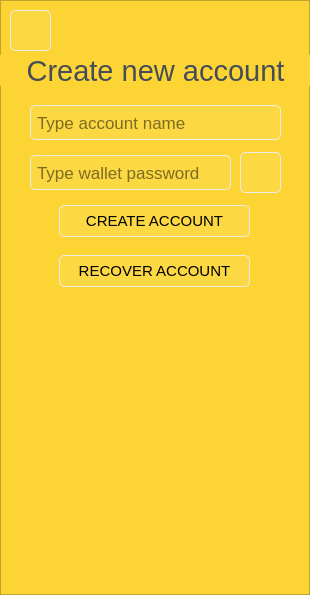
<?xml version="1.0" encoding="UTF-8"?>
<ui version="4.0">
 <class>PageNewAccount</class>
 <widget class="QWidget" name="PageNewAccount">
  <property name="geometry">
   <rect>
    <x>0</x>
    <y>0</y>
    <width>310</width>
    <height>595</height>
   </rect>
  </property>
  <property name="windowTitle">
   <string>Form</string>
  </property>
  <property name="styleSheet">
   <string notr="true">background-color: #FCD535;</string>
  </property>
  <widget class="QFrame" name="NewAccountFrame">
   <property name="geometry">
    <rect>
     <x>0</x>
     <y>0</y>
     <width>310</width>
     <height>595</height>
    </rect>
   </property>
   <property name="frameShape">
    <enum>QFrame::StyledPanel</enum>
   </property>
   <property name="frameShadow">
    <enum>QFrame::Raised</enum>
   </property>
   <widget class="QPushButton" name="showHidePushButton">
    <property name="geometry">
     <rect>
      <x>240</x>
      <y>152</y>
      <width>41</width>
      <height>41</height>
     </rect>
    </property>
    <property name="tabletTracking">
     <bool>true</bool>
    </property>
    <property name="focusPolicy">
     <enum>Qt::NoFocus</enum>
    </property>
    <property name="styleSheet">
     <string notr="true">QPushButton {
	border-style: solid;
	background-color: rgba(255, 255, 255, 16);
	border-radius: 5px;
	border-width: 1px;
	border-color: rgb(235, 235, 235);
	color: black;
}
QPushButton:hover {
    background-color: rgba(255, 255, 255, 64);
}

QPushButton:pressed {
    background-color: rgba(255, 255, 255, 128);
}</string>
    </property>
    <property name="text">
     <string/>
    </property>
    <property name="icon">
     <iconset resource="../../res.qrc">
      <normaloff>:/res/ic/res/ic/passwordHidden.png</normaloff>:/res/ic/res/ic/passwordHidden.png</iconset>
    </property>
    <property name="iconSize">
     <size>
      <width>24</width>
      <height>24</height>
     </size>
    </property>
   </widget>
   <widget class="QLineEdit" name="accountNameLineEdit">
    <property name="geometry">
     <rect>
      <x>30</x>
      <y>105</y>
      <width>251</width>
      <height>35</height>
     </rect>
    </property>
    <property name="font">
     <font>
      <pointsize>13</pointsize>
     </font>
    </property>
    <property name="tabletTracking">
     <bool>true</bool>
    </property>
    <property name="styleSheet">
     <string notr="true">QLineEdit {
	border-style: solid;
	background-color: rgba(255, 255, 255, 16);
	border-radius: 5px;
	border-width: 1px;
	border-color: rgb(235, 235, 235);
	color: black;
    padding-left: 4px;
    padding-right: 4px;	
}
QLineEdit[text=&quot;&quot;]{ 
	color:gray;
 }
</string>
    </property>
    <property name="inputMethodHints">
     <set>Qt::ImhLatinOnly|Qt::ImhNoAutoUppercase|Qt::ImhSensitiveData</set>
    </property>
    <property name="placeholderText">
     <string>Type account name</string>
    </property>
    <property name="clearButtonEnabled">
     <bool>true</bool>
    </property>
   </widget>
   <widget class="QPushButton" name="backPushButton">
    <property name="geometry">
     <rect>
      <x>10</x>
      <y>10</y>
      <width>41</width>
      <height>41</height>
     </rect>
    </property>
    <property name="mouseTracking">
     <bool>true</bool>
    </property>
    <property name="tabletTracking">
     <bool>true</bool>
    </property>
    <property name="focusPolicy">
     <enum>Qt::NoFocus</enum>
    </property>
    <property name="styleSheet">
     <string notr="true">QPushButton {
	border-style: solid;
	background-color: rgba(255, 255, 255, 16);
	border-radius: 5px;
	border-width: 1px;
	border-color: rgb(235, 235, 235);
	color: black;
}
QPushButton:hover {
    background-color: rgba(255, 255, 255, 64);
}

QPushButton:pressed {
    background-color: rgba(255, 255, 255, 128);
}</string>
    </property>
    <property name="text">
     <string/>
    </property>
    <property name="icon">
     <iconset resource="../../res.qrc">
      <normaloff>:/res/ic/res/ic/arowLeft.png</normaloff>:/res/ic/res/ic/arowLeft.png</iconset>
    </property>
    <property name="iconSize">
     <size>
      <width>16</width>
      <height>16</height>
     </size>
    </property>
   </widget>
   <widget class="QLineEdit" name="walletPasswordLineEdit">
    <property name="geometry">
     <rect>
      <x>30</x>
      <y>155</y>
      <width>201</width>
      <height>35</height>
     </rect>
    </property>
    <property name="font">
     <font>
      <pointsize>13</pointsize>
     </font>
    </property>
    <property name="tabletTracking">
     <bool>true</bool>
    </property>
    <property name="styleSheet">
     <string notr="true">QLineEdit {
	border-style: solid;
	background-color: rgba(255, 255, 255, 16);
	border-radius: 5px;
	border-width: 1px;
	border-color: rgb(235, 235, 235);
	color: black;
    padding-left: 4px;
    padding-right: 4px;	
}
QLineEdit[text=&quot;&quot;]{ 
	color:gray;
 }
</string>
    </property>
    <property name="inputMethodHints">
     <set>Qt::ImhHiddenText|Qt::ImhNoAutoUppercase|Qt::ImhNoPredictiveText|Qt::ImhPreferLowercase|Qt::ImhSensitiveData</set>
    </property>
    <property name="inputMask">
     <string/>
    </property>
    <property name="echoMode">
     <enum>QLineEdit::Password</enum>
    </property>
    <property name="placeholderText">
     <string>Type wallet password</string>
    </property>
    <property name="clearButtonEnabled">
     <bool>true</bool>
    </property>
   </widget>
   <widget class="QLabel" name="headerLabel">
    <property name="geometry">
     <rect>
      <x>0</x>
      <y>55</y>
      <width>311</width>
      <height>31</height>
     </rect>
    </property>
    <property name="font">
     <font>
      <pointsize>22</pointsize>
     </font>
    </property>
    <property name="styleSheet">
     <string notr="true">QLabel {
background-color: #FCD535;
color: #474D57;
}</string>
    </property>
    <property name="text">
     <string>Create new account</string>
    </property>
    <property name="alignment">
     <set>Qt::AlignCenter</set>
    </property>
   </widget>
   <widget class="QPushButton" name="createAccountPushButton">
    <property name="geometry">
     <rect>
      <x>59</x>
      <y>205</y>
      <width>191</width>
      <height>32</height>
     </rect>
    </property>
    <property name="font">
     <font>
      <pointsize>11</pointsize>
     </font>
    </property>
    <property name="tabletTracking">
     <bool>true</bool>
    </property>
    <property name="focusPolicy">
     <enum>Qt::NoFocus</enum>
    </property>
    <property name="styleSheet">
     <string notr="true">QPushButton {
	border-style: solid;
	background-color: rgba(255, 255, 255, 16);
	border-radius: 5px;
	border-width: 1px;
	border-color: rgb(235, 235, 235);
	color: black;
}
QPushButton:hover {
    background-color: rgba(255, 255, 255, 64);
}

QPushButton:pressed {
    background-color: rgba(255, 255, 255, 128);
}</string>
    </property>
    <property name="text">
     <string>CREATE ACCOUNT</string>
    </property>
   </widget>
   <widget class="QPushButton" name="recoverAccountPushButton">
    <property name="geometry">
     <rect>
      <x>59</x>
      <y>255</y>
      <width>191</width>
      <height>32</height>
     </rect>
    </property>
    <property name="font">
     <font>
      <pointsize>11</pointsize>
     </font>
    </property>
    <property name="tabletTracking">
     <bool>true</bool>
    </property>
    <property name="focusPolicy">
     <enum>Qt::NoFocus</enum>
    </property>
    <property name="styleSheet">
     <string notr="true">QPushButton {
	border-style: solid;
	background-color: rgba(255, 255, 255, 16);
	border-radius: 5px;
	border-width: 1px;
	border-color: rgb(235, 235, 235);
	color: black;
}
QPushButton:hover {
    background-color: rgba(255, 255, 255, 64);
}

QPushButton:pressed {
    background-color: rgba(255, 255, 255, 128);
}</string>
    </property>
    <property name="text">
     <string>RECOVER ACCOUNT</string>
    </property>
   </widget>
  </widget>
 </widget>
 <resources>
  <include location="../../res.qrc"/>
 </resources>
 <connections/>
</ui>
